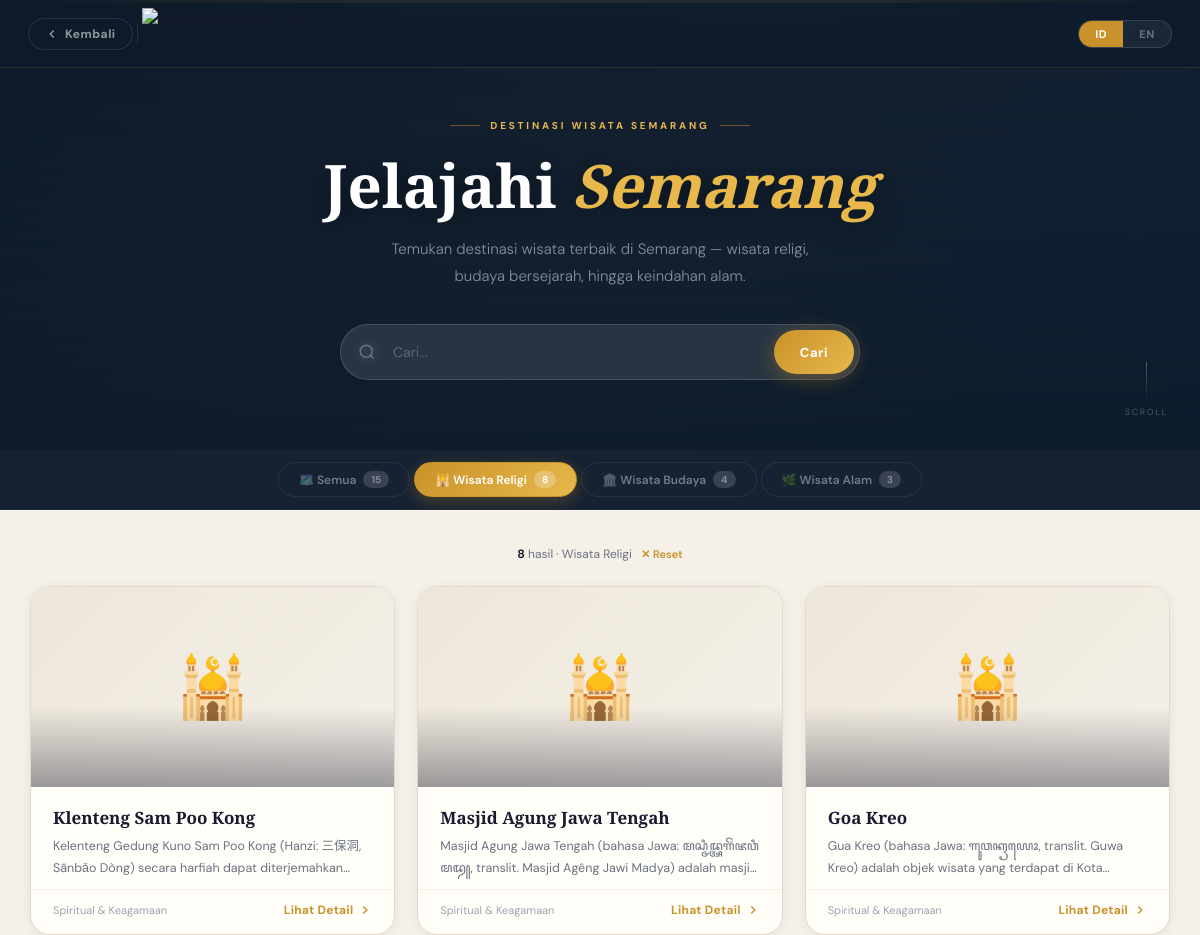
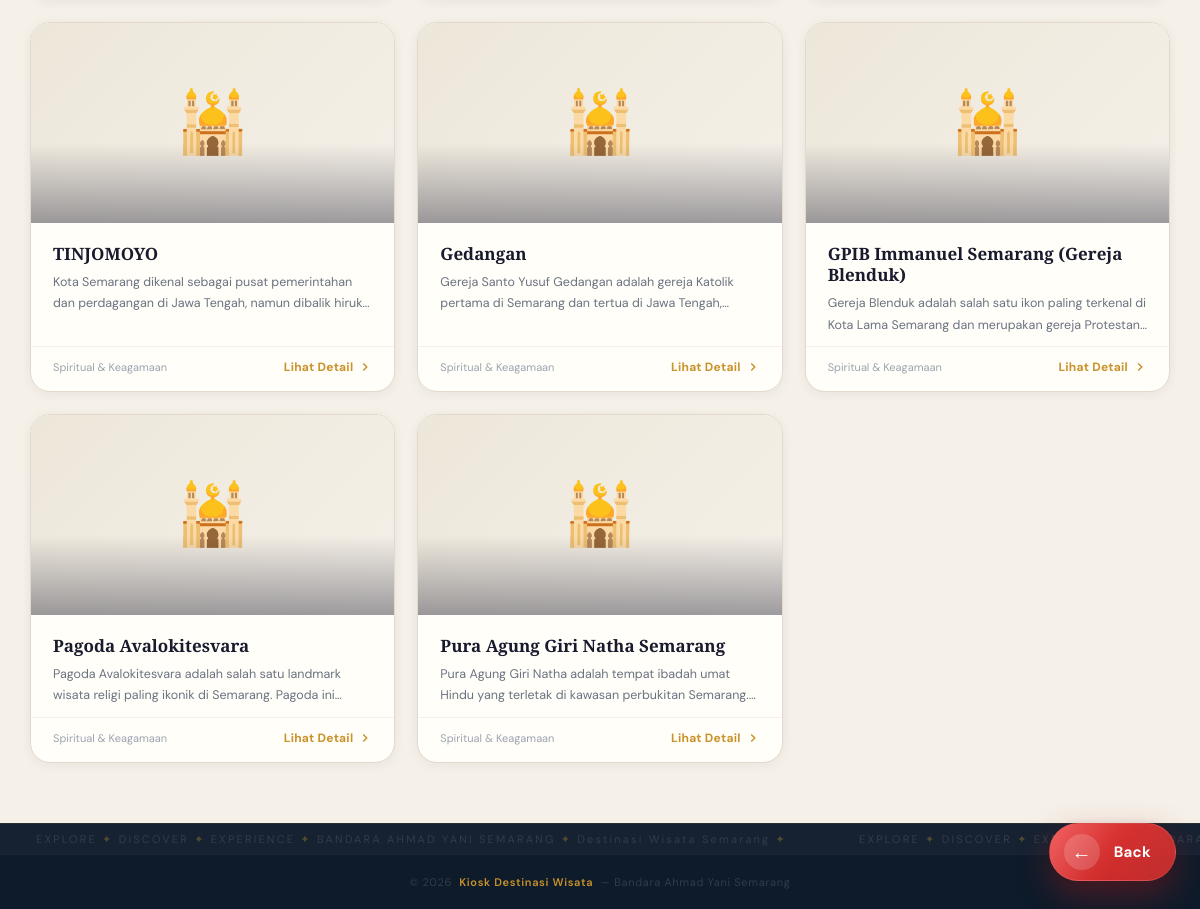
/exhall/destinasi_n/index.php?type=1, run on the app's committed database (2 pictures, top to bottom).
### tables this page shows
CREATE TABLE `wisata` (
  `id` int(10) UNSIGNED NOT NULL,
  `nama` varchar(255) NOT NULL,
  `deskripsi` text NOT NULL,
  `type` tinyint(1) NOT NULL COMMENT '1=Religi, 2=Budaya, 3=Alam',
  `image` varchar(255) DEFAULT NULL,
  `qrlink` varchar(255) DEFAULT NULL,
  `lokasi` text COMMENT 'Embed iframe Google Maps',
  `status` tinyint(1) NOT NULL DEFAULT '1' COMMENT '1=Aktif, 0=Nonaktif',
  `created_at` timestamp NOT NULL DEFAULT CURRENT_TIMESTAMP,
  `updated_at` timestamp NOT NULL DEFAULT CURRENT_TIMESTAMP ON UPDATE CURRENT_TIMESTAMP,
  `views` int(11) DEFAULT '0'
);

### exhall/destinasi_n/define_lang.php (called while the page is built, shortened)
<?php
$lang = (int)$_SESSION['lang'];

### exhall/destinasi_n/config.php (called while the page is built, shortened)
<?php
function e($s): string {
    return htmlspecialchars($s ?? '', ENT_QUOTES, 'UTF-8');
}

### exhall/destinasi_n/index.php (the view, shortened to what this page needs)
<?php
require_once __DIR__ . '/config.php';
require_once __DIR__ . '/define_lang.php';
$proto = (!empty($_SERVER['HTTPS']) && $_SERVER['HTTPS']!=='off') ? 'https' : 'http';
$host  = $_SERVER['HTTP_HOST'];
$dir   = rtrim(dirname($_SERVER['SCRIPT_NAME']), '/\\');
$base  = "../../destinasi_n/";
$parentDir = rtrim(dirname($dir), '/\\');
$backUrl   = $proto . '://' . $host . $parentDir . '/';
$typeFilter = isset($_GET['type']) ? (int)$_GET['type'] : 0;
$search     = isset($_GET['q'])    ? trim($_GET['q'])   : '';
$page       = max(1, (int)($_GET['p'] ?? 1));
$perPage    = 12;
$offset     = ($page - 1) * $perPage;
$where = 'status = 1';
if ($typeFilter > 0) $where .= " AND type = $typeFilter";
$totalRows   = (int)$mysqli->query("SELECT COUNT(*) FROM wisata WHERE $where")->fetch_row()[0];
$totalPages  = (int)ceil($totalRows / $perPage);
$destinations = $mysqli->query(
    "SELECT id, nama, deskripsi, type, image FROM wisata WHERE $where ORDER BY id ASC LIMIT $perPage OFFSET $offset"
)->fetch_all(MYSQLI_ASSOC);
$countAll    = (int)$mysqli->query("SELECT COUNT(*) FROM wisata WHERE status=1")->fetch_row()[0];
$countReligi = (int)$mysqli->query("SELECT COUNT(*) FROM wisata WHERE status=1 AND type=1")->fetch_row()[0];
$countBudaya = (int)$mysqli->query("SELECT COUNT(*) FROM wisata WHERE status=1 AND type=2")->fetch_row()[0];
$countAlam   = (int)$mysqli->query("SELECT COUNT(*) FROM wisata WHERE status=1 AND type=3")->fetch_row()[0];
$TYPE_LABEL    = [1 => wisata_religi, 2 => wisata_budaya, 3 => wisata_alam];
$TYPE_KET      = [1 => ket_religi,   2 => ket_budaya,    3 => ket_alam];
$heroImgs = [];
?>
<!DOCTYPE html>
<html lang="<?= $lang===1?'en':'id' ?>">
<head>
</head>
<body>
<header class="hdr" id="hdr">
  <div class="hdr-l">
    <a class="back" href="<?= $backUrl ?>">
      <svg width="14" height="14" viewBox="0 0 24 24" fill="none" stroke="currentColor" stroke-width="2.5">
        <polyline points="15 18 9 12 15 6"/>
      </svg>
      <?= _t_back ?>
    </a>
    <img src="<?= $base ?>admin/public/gambar/logo-bandara.png" alt="Jenderal Ahmad Yani International Airport" class="hdr-logo">
  </div>
  <div class="lang-sw">
    <a href="switch_lang.php?lang=2" class="lb <?= $lang===2?'on':'' ?>">ID</a>
    <a href="switch_lang.php?lang=1" class="lb <?= $lang===1?'on':'' ?>">EN</a>
  </div>
</header>
<section class="hero" id="hero">
  <?php if (!empty($heroImgs)): ?>
    <?php foreach ($heroImgs as $i => $img): ?>
      <div class="hero-slide <?= $i===0?'active':'' ?>"
           style="background-image:url('<?= e($img) ?>')"></div>
    <?php endforeach; ?>
  <?php else: ?>
    <div class="hero-slide active" style="background:linear-gradient(135deg,#0D1B2A 0%,#162232 50%,#0f2234 100%)"></div>
  <?php endif; ?>
  <div class="hero-overlay"></div>
  <div class="hero-inner">
    <div class="hero-eyebrow"><?= dest_wis_smg ?></div>
    <h1 class="hero-h1">
      <?= $lang===1 ? 'Discover <em>Semarang</em>' : 'Jelajahi <em>Semarang</em>' ?>
    </h1>
    <p class="hero-p">
      <?= $lang===1
        ? 'Explore the best tourist destinations in Semarang — religious sites, cultural heritage, and natural wonders.'
        : 'Temukan destinasi wisata terbaik di Semarang — wisata religi, budaya bersejarah, hingga keindahan alam.' ?>
    </p>
    <form class="srch" method="GET" action="index.php">
      <svg class="ico" viewBox="0 0 24 24" fill="none" stroke="currentColor" stroke-width="2">
        <circle cx="11" cy="11" r="8"/><line x1="21" y1="21" x2="16.65" y2="16.65"/>
      </svg>
      <input type="text" name="q" value="<?= e($search) ?>" placeholder="<?= src ?>...">
      <button type="submit"><?= src ?></button>
    </form>
  </div>
  <div class="hero-scroll">
    SCROLL
  </div>
</section>
<div class="cats-wrap">
  <div class="cats">
    <?php
      $qs = $search ? '?q='.urlencode($search) : '';
      $cats = [
        0 => ['ico'=>'🗺️', 'label'=>all_cat,      'cnt'=>$countAll,    'url'=>'index.php'.$qs],
        1 => ['ico'=>'🕌', 'label'=>wisata_religi, 'cnt'=>$countReligi, 'url'=>'index.php?type=1'.($search?'&q='.urlencode($search):'')],
        2 => ['ico'=>'🏛️', 'label'=>wisata_budaya, 'cnt'=>$countBudaya, 'url'=>'index.php?type=2'.($search?'&q='.urlencode($search):'')],
        3 => ['ico'=>'🌿', 'label'=>wisata_alam,   'cnt'=>$countAlam,   'url'=>'index.php?type=3'.($search?'&q='.urlencode($search):'')],
      ];
      foreach ($cats as $k => $c):
    ?>
    <a href="<?= $c['url'] ?>" class="cat <?= $typeFilter===$k?'on':'' ?>">
      <?= $c['ico'] ?> <?= $c['label'] ?>
      <span class="cat-n"><?= $c['cnt'] ?></span>
    </a>
    <?php endforeach; ?>
  </div>
</div>
<div class="wrap">
  <?php if ($search || $typeFilter): ?>
    <p class="meta">
      <strong><?= $totalRows ?></strong> <?= results ?>
      <?php if ($typeFilter): ?> &middot; <?= $TYPE_LABEL[$typeFilter] ?><?php endif; ?>
      <a href="index.php">✕ Reset</a>
    </p>
  <?php elseif ($page > 1): ?>
    <p class="meta">Halaman <?= $page ?> dari <?= $totalPages ?></p>
  <?php endif; ?>
  <?php if (empty($destinations)): ?>
    <div class="empty">
      <div class="empty-ico">🗺️</div>
      <h3><?= no_result ?></h3>
      <p><?= $lang===1 ? 'Try a different keyword or category.' : 'Coba kata kunci atau kategori lain.' ?></p>
    </div>
  <?php else: ?>
    <div class="grid">
      <?php foreach ($destinations as $d):
        $t      = (int)$d['type'];
      ?>
      <a class="dc" href="wisata.php?id=<?= (int)$d['id'] ?>">
        <div class="dc-img-w">
        </div>
        <div class="dc-body">
          <div class="dc-name"><?= e($d['nama']) ?></div>
          <div class="dc-desc"><?= e(mb_substr(strip_tags($d['deskripsi']), 0, 120)) ?></div>
        </div>
        <div class="dc-foot">
          <span class="dc-ket"><?= $TYPE_KET[$t] ?></span>
          <span class="dc-det">
            <?= detail ?>
            <svg width="14" height="14" viewBox="0 0 24 24" fill="none" stroke="currentColor" stroke-width="2.5">
              <polyline points="9 18 15 12 9 6"/>
            </svg>
          </span>
        </div>
      </a>
      <?php endforeach; ?>
    </div>
  <?php endif; ?>
</div>
<div class="mq-wrap">
  <div class="mq-inner">
    <?php for ($i=0;$i<4;$i++): ?>
    <span class="mq-txt">EXPLORE <span>✦</span> DISCOVER <span>✦</span> EXPERIENCE <span>✦</span> BANDARA AHMAD YANI SEMARANG <span>✦</span> <?= dest_wis_smg ?> <span>✦</span></span>
    <?php endfor; ?>
  </div>
</div>
<footer>
  <p>© <?= date('Y') ?> &nbsp;<span>Kiosk Destinasi Wisata</span>&nbsp; — Bandara Ahmad Yani Semarang</p>
</footer>
<a href="../" class="floating-back-btn">
    <span class="back-arrow">←</span>
    <span>Back</span>
</a>
</body>
</html>

### exhall/destinasi_n/index.php (style rules this page uses)
.floating-back-btn { position: fixed; right: 24px; bottom: 28px; height: 58px; padding: 0 24px 0 14px; background: linear-gradient(135deg,#ef4444,#b91c1c); color: #ffffff; border-radius: 999px; display: flex; align-items: center; gap: 14px; text-decoration: none; font-family: 'DM Sans', sans-serif; font-size: 15px; font-weight: 700; letter-spacing: .02em; z-index: 9999; border: 1px solid rgba(255,255,255,.14); box-shadow: 0 14px 34px rgba(185,28,28,.38), 0 4px 12px rgba(0,0,0,.18); transition: transform .25s ease, box-shadow .25s ease, background .25s ease; overflow: hidden; }
.floating-back-btn::before { content: ''; position: absolute; inset: 0; background: linear-gradient( 120deg, rgba(255,255,255,.16), transparent 45%, transparent 55%, rgba(255,255,255,.08) ); pointer-events: none; }
.back-arrow { width: 36px; height: 36px; min-width: 36px; border-radius: 50%; background: rgba(255,255,255,.16); display: flex; align-items: center; justify-content: center; font-size: 20px; font-weight: 700; line-height: 1; transition: transform .25s ease, background .25s ease; }

### data on the page
wisata: nama "Klenteng Sam Poo Kong", deskripsi "Kelenteng Gedung Kuno Sam Poo Kong (Hanzi: 三保洞, Sānbǎo Dòng) secara harfiah dapat…", type "Spiritual & Keagamaan"
wisata: nama "Masjid Agung Jawa Tengah", deskripsi "Masjid Agung Jawa Tengah (bahasa Jawa: ꦩꦱ꧀ꦗꦶꦢ꧀ꦄꦒꦼꦁꦗꦮꦶꦩꦢꦾ, translit. Masjid Agêng Jawi Madya) adalah…", type "Spiritual & Keagamaan"
wisata: nama "Goa Kreo", deskripsi "Gua Kreo (bahasa Jawa: ꦒꦸꦮꦏꦽꦪꦺꦴ, translit. Guwa Kreo) adalah objek wisata yang terdapat di…", type "Spiritual & Keagamaan"
wisata: nama "TINJOMOYO", deskripsi "Kota Semarang dikenal sebagai pusat pemerintahan dan perdagangan di Jawa Tengah, namun…", type "Spiritual & Keagamaan"
wisata: nama "Gedangan", deskripsi "Gereja Santo Yusuf Gedangan adalah gereja Katolik pertama di Semarang dan tertua di Jawa…", type "Spiritual & Keagamaan"
wisata: nama "GPIB Immanuel Semarang (Gereja Blenduk)", deskripsi "Gereja Blenduk adalah salah satu ikon paling terkenal di Kota Lama Semarang dan merupakan gereja…", type "Spiritual & Keagamaan"
wisata: nama "Pagoda Avalokitesvara", deskripsi "Pagoda Avalokitesvara adalah salah satu landmark wisata religi paling ikonik di Semarang. Pagoda…", type "Spiritual & Keagamaan"
wisata: nama "Pura Agung Giri Natha Semarang", deskripsi "Pura Agung Giri Natha adalah tempat ibadah umat Hindu yang terletak di kawasan perbukitan…", type "Spiritual & Keagamaan"

### other printed values
_t_back "Kembali"
dest_wis_smg "DESTINASI WISATA SEMARANG"
src "Cari"
$c['ico'] "🗺️"
$c['label'] "Semua"
$c['cnt'] "15"
$c['ico'] "🕌"
$c['label'] "Wisata Religi"
$c['cnt'] "8"
$c['ico'] "🏛️"
$c['label'] "Wisata Budaya"
$c['cnt'] "4"
$c['ico'] "🌿"
$c['label'] "Wisata Alam"
$c['cnt'] "3"
